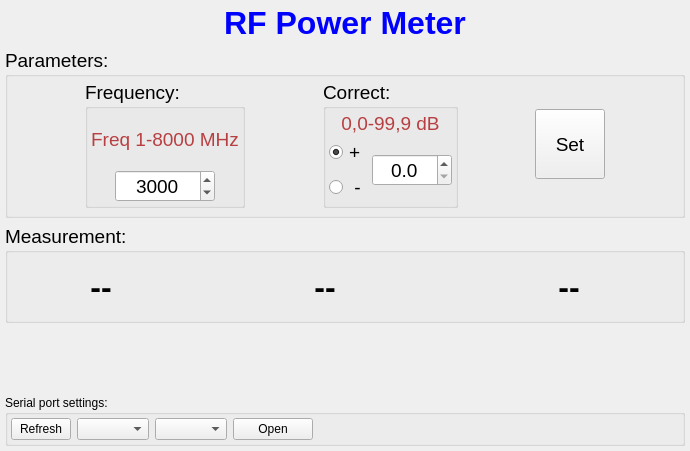
<?xml version="1.0" encoding="UTF-8"?>
<ui version="4.0">
 <class>MainWidget</class>
 <widget class="QWidget" name="MainWidget">
  <property name="geometry">
   <rect>
    <x>0</x>
    <y>0</y>
    <width>690</width>
    <height>444</height>
   </rect>
  </property>
  <property name="minimumSize">
   <size>
    <width>690</width>
    <height>0</height>
   </size>
  </property>
  <property name="maximumSize">
   <size>
    <width>700</width>
    <height>500</height>
   </size>
  </property>
  <property name="windowTitle">
   <string>RF Power Meter v1.0</string>
  </property>
  <layout class="QVBoxLayout" name="verticalLayout_4">
   <property name="spacing">
    <number>5</number>
   </property>
   <property name="leftMargin">
    <number>5</number>
   </property>
   <property name="topMargin">
    <number>5</number>
   </property>
   <property name="rightMargin">
    <number>5</number>
   </property>
   <property name="bottomMargin">
    <number>5</number>
   </property>
   <item>
    <widget class="QWidget" name="widget_2" native="true">
     <layout class="QVBoxLayout" name="verticalLayout">
      <property name="leftMargin">
       <number>0</number>
      </property>
      <property name="topMargin">
       <number>0</number>
      </property>
      <property name="rightMargin">
       <number>0</number>
      </property>
      <property name="bottomMargin">
       <number>0</number>
      </property>
      <item>
       <widget class="QLabel" name="label_4">
        <property name="text">
         <string>&lt;html&gt;&lt;head/&gt;&lt;body&gt;&lt;p&gt;&lt;span style=&quot; font-size:24pt; font-weight:600; color:#0000ff;&quot;&gt;RF Power Meter&lt;/span&gt;&lt;/p&gt;&lt;/body&gt;&lt;/html&gt;</string>
        </property>
        <property name="alignment">
         <set>Qt::AlignCenter</set>
        </property>
       </widget>
      </item>
      <item>
       <widget class="QGroupBox" name="groupBox_4">
        <property name="font">
         <font>
          <pointsize>14</pointsize>
         </font>
        </property>
        <property name="title">
         <string>Parameters:</string>
        </property>
        <layout class="QHBoxLayout" name="horizontalLayout_3">
         <property name="spacing">
          <number>3</number>
         </property>
         <property name="leftMargin">
          <number>3</number>
         </property>
         <property name="topMargin">
          <number>3</number>
         </property>
         <property name="rightMargin">
          <number>3</number>
         </property>
         <property name="bottomMargin">
          <number>7</number>
         </property>
         <item>
          <spacer name="horizontalSpacer_5">
           <property name="orientation">
            <enum>Qt::Horizontal</enum>
           </property>
           <property name="sizeHint" stdset="0">
            <size>
             <width>40</width>
             <height>20</height>
            </size>
           </property>
          </spacer>
         </item>
         <item>
          <widget class="QGroupBox" name="groupBox_5">
           <property name="title">
            <string>Frequency:</string>
           </property>
           <layout class="QVBoxLayout" name="verticalLayout_3">
            <property name="spacing">
             <number>3</number>
            </property>
            <property name="leftMargin">
             <number>3</number>
            </property>
            <property name="topMargin">
             <number>3</number>
            </property>
            <property name="rightMargin">
             <number>3</number>
            </property>
            <property name="bottomMargin">
             <number>3</number>
            </property>
            <item>
             <widget class="QLabel" name="label_2">
              <property name="text">
               <string>&lt;html&gt;&lt;head/&gt;&lt;body&gt;&lt;p&gt;&lt;span style=&quot; font-size:14pt; color:#b83f41;&quot;&gt;Freq 1-8000 MHz&lt;/span&gt;&lt;/p&gt;&lt;/body&gt;&lt;/html&gt;</string>
              </property>
              <property name="alignment">
               <set>Qt::AlignCenter</set>
              </property>
             </widget>
            </item>
            <item>
             <layout class="QHBoxLayout" name="horizontalLayout_5">
              <item>
               <spacer name="horizontalSpacer_4">
                <property name="orientation">
                 <enum>Qt::Horizontal</enum>
                </property>
                <property name="sizeHint" stdset="0">
                 <size>
                  <width>13</width>
                  <height>20</height>
                 </size>
                </property>
               </spacer>
              </item>
              <item>
               <widget class="QSpinBox" name="sbFreq">
                <property name="minimumSize">
                 <size>
                  <width>100</width>
                  <height>0</height>
                 </size>
                </property>
                <property name="font">
                 <font>
                  <pointsize>14</pointsize>
                 </font>
                </property>
                <property name="alignment">
                 <set>Qt::AlignCenter</set>
                </property>
                <property name="minimum">
                 <number>1</number>
                </property>
                <property name="maximum">
                 <number>8000</number>
                </property>
                <property name="singleStep">
                 <number>100</number>
                </property>
                <property name="value">
                 <number>3000</number>
                </property>
               </widget>
              </item>
              <item>
               <spacer name="horizontalSpacer_8">
                <property name="orientation">
                 <enum>Qt::Horizontal</enum>
                </property>
                <property name="sizeHint" stdset="0">
                 <size>
                  <width>17</width>
                  <height>20</height>
                 </size>
                </property>
               </spacer>
              </item>
             </layout>
            </item>
           </layout>
          </widget>
         </item>
         <item>
          <spacer name="horizontalSpacer_7">
           <property name="orientation">
            <enum>Qt::Horizontal</enum>
           </property>
           <property name="sizeHint" stdset="0">
            <size>
             <width>40</width>
             <height>20</height>
            </size>
           </property>
          </spacer>
         </item>
         <item>
          <widget class="QGroupBox" name="groupBox_6">
           <property name="title">
            <string>Correct:</string>
           </property>
           <layout class="QVBoxLayout" name="verticalLayout_5">
            <property name="spacing">
             <number>3</number>
            </property>
            <property name="leftMargin">
             <number>3</number>
            </property>
            <property name="topMargin">
             <number>3</number>
            </property>
            <property name="rightMargin">
             <number>3</number>
            </property>
            <property name="bottomMargin">
             <number>3</number>
            </property>
            <item>
             <widget class="QLabel" name="label_3">
              <property name="text">
               <string>&lt;html&gt;&lt;head/&gt;&lt;body&gt;&lt;p&gt;&lt;span style=&quot; font-size:14pt; color:#b83f41;&quot;&gt;0,0-99,9 dB&lt;/span&gt;&lt;/p&gt;&lt;/body&gt;&lt;/html&gt;</string>
              </property>
              <property name="alignment">
               <set>Qt::AlignCenter</set>
              </property>
             </widget>
            </item>
            <item>
             <layout class="QHBoxLayout" name="horizontalLayout_4">
              <item>
               <layout class="QVBoxLayout" name="verticalLayout_7">
                <item>
                 <widget class="QRadioButton" name="rbPlus">
                  <property name="text">
                   <string>+</string>
                  </property>
                  <property name="checked">
                   <bool>true</bool>
                  </property>
                 </widget>
                </item>
                <item>
                 <widget class="QRadioButton" name="rbMinus">
                  <property name="text">
                   <string> -</string>
                  </property>
                 </widget>
                </item>
               </layout>
              </item>
              <item>
               <widget class="QDoubleSpinBox" name="sbCor">
                <property name="minimumSize">
                 <size>
                  <width>80</width>
                  <height>0</height>
                 </size>
                </property>
                <property name="font">
                 <font>
                  <pointsize>14</pointsize>
                 </font>
                </property>
                <property name="alignment">
                 <set>Qt::AlignCenter</set>
                </property>
                <property name="decimals">
                 <number>1</number>
                </property>
                <property name="maximum">
                 <double>99.900000000000006</double>
                </property>
                <property name="singleStep">
                 <double>0.100000000000000</double>
                </property>
               </widget>
              </item>
             </layout>
            </item>
           </layout>
          </widget>
         </item>
         <item>
          <spacer name="horizontalSpacer_6">
           <property name="orientation">
            <enum>Qt::Horizontal</enum>
           </property>
           <property name="sizeHint" stdset="0">
            <size>
             <width>40</width>
             <height>20</height>
            </size>
           </property>
          </spacer>
         </item>
         <item>
          <widget class="QPushButton" name="pbSet">
           <property name="minimumSize">
            <size>
             <width>70</width>
             <height>70</height>
            </size>
           </property>
           <property name="maximumSize">
            <size>
             <width>70</width>
             <height>70</height>
            </size>
           </property>
           <property name="font">
            <font>
             <pointsize>14</pointsize>
            </font>
           </property>
           <property name="text">
            <string>Set</string>
           </property>
          </widget>
         </item>
         <item>
          <spacer name="horizontalSpacer_9">
           <property name="orientation">
            <enum>Qt::Horizontal</enum>
           </property>
           <property name="sizeHint" stdset="0">
            <size>
             <width>40</width>
             <height>20</height>
            </size>
           </property>
          </spacer>
         </item>
        </layout>
       </widget>
      </item>
      <item>
       <widget class="QGroupBox" name="gbMeasurement">
        <property name="font">
         <font>
          <pointsize>14</pointsize>
         </font>
        </property>
        <property name="title">
         <string>Measurement:</string>
        </property>
        <layout class="QHBoxLayout" name="horizontalLayout_2">
         <property name="leftMargin">
          <number>3</number>
         </property>
         <property name="topMargin">
          <number>3</number>
         </property>
         <property name="rightMargin">
          <number>3</number>
         </property>
         <property name="bottomMargin">
          <number>3</number>
         </property>
         <item>
          <widget class="QWidget" name="wMeasurement" native="true">
           <property name="minimumSize">
            <size>
             <width>560</width>
             <height>61</height>
            </size>
           </property>
           <layout class="QHBoxLayout" name="horizontalLayout_6">
            <property name="spacing">
             <number>3</number>
            </property>
            <property name="leftMargin">
             <number>0</number>
            </property>
            <property name="topMargin">
             <number>0</number>
            </property>
            <property name="rightMargin">
             <number>0</number>
            </property>
            <property name="bottomMargin">
             <number>0</number>
            </property>
            <item>
             <widget class="QLabel" name="lStatus1">
              <property name="minimumSize">
               <size>
                <width>180</width>
                <height>0</height>
               </size>
              </property>
              <property name="font">
               <font>
                <pointsize>24</pointsize>
                <weight>75</weight>
                <bold>true</bold>
               </font>
              </property>
              <property name="text">
               <string>--</string>
              </property>
              <property name="alignment">
               <set>Qt::AlignCenter</set>
              </property>
             </widget>
            </item>
            <item>
             <spacer name="horizontalSpacer_2">
              <property name="orientation">
               <enum>Qt::Horizontal</enum>
              </property>
              <property name="sizeType">
               <enum>QSizePolicy::MinimumExpanding</enum>
              </property>
              <property name="sizeHint" stdset="0">
               <size>
                <width>5</width>
                <height>20</height>
               </size>
              </property>
             </spacer>
            </item>
            <item>
             <widget class="QLabel" name="lStatus2">
              <property name="minimumSize">
               <size>
                <width>230</width>
                <height>0</height>
               </size>
              </property>
              <property name="font">
               <font>
                <pointsize>24</pointsize>
                <weight>75</weight>
                <bold>true</bold>
               </font>
              </property>
              <property name="text">
               <string>--</string>
              </property>
              <property name="alignment">
               <set>Qt::AlignCenter</set>
              </property>
             </widget>
            </item>
            <item>
             <spacer name="horizontalSpacer_3">
              <property name="orientation">
               <enum>Qt::Horizontal</enum>
              </property>
              <property name="sizeType">
               <enum>QSizePolicy::MinimumExpanding</enum>
              </property>
              <property name="sizeHint" stdset="0">
               <size>
                <width>5</width>
                <height>20</height>
               </size>
              </property>
             </spacer>
            </item>
            <item>
             <widget class="QLabel" name="lStatus3">
              <property name="minimumSize">
               <size>
                <width>220</width>
                <height>0</height>
               </size>
              </property>
              <property name="font">
               <font>
                <pointsize>24</pointsize>
                <weight>75</weight>
                <bold>true</bold>
               </font>
              </property>
              <property name="text">
               <string>--</string>
              </property>
              <property name="alignment">
               <set>Qt::AlignCenter</set>
              </property>
             </widget>
            </item>
           </layout>
          </widget>
         </item>
        </layout>
       </widget>
      </item>
      <item>
       <widget class="Graph" name="wGraph" native="true">
        <property name="sizePolicy">
         <sizepolicy hsizetype="Preferred" vsizetype="MinimumExpanding">
          <horstretch>0</horstretch>
          <verstretch>0</verstretch>
         </sizepolicy>
        </property>
        <property name="minimumSize">
         <size>
          <width>0</width>
          <height>60</height>
         </size>
        </property>
       </widget>
      </item>
      <item>
       <widget class="QGroupBox" name="groupBox">
        <property name="title">
         <string>Serial port settings:</string>
        </property>
        <layout class="QHBoxLayout" name="horizontalLayout">
         <property name="leftMargin">
          <number>3</number>
         </property>
         <property name="topMargin">
          <number>3</number>
         </property>
         <property name="rightMargin">
          <number>3</number>
         </property>
         <property name="bottomMargin">
          <number>3</number>
         </property>
         <item>
          <widget class="QPushButton" name="pbPortAutoRefresh">
           <property name="maximumSize">
            <size>
             <width>60</width>
             <height>16777215</height>
            </size>
           </property>
           <property name="toolTip">
            <string>Обновлять список портов</string>
           </property>
           <property name="text">
            <string>Refresh</string>
           </property>
           <property name="checkable">
            <bool>true</bool>
           </property>
          </widget>
         </item>
         <item>
          <widget class="QComboBox" name="cbPort">
           <property name="toolTip">
            <string>Порт</string>
           </property>
           <property name="statusTip">
            <string/>
           </property>
          </widget>
         </item>
         <item>
          <widget class="QComboBox" name="cbSpeed">
           <property name="toolTip">
            <string>Скорость</string>
           </property>
           <property name="statusTip">
            <string/>
           </property>
          </widget>
         </item>
         <item>
          <widget class="QPushButton" name="pbPortOpen">
           <property name="text">
            <string>Open</string>
           </property>
          </widget>
         </item>
         <item>
          <widget class="QLabel" name="lStatus">
           <property name="minimumSize">
            <size>
             <width>21</width>
             <height>0</height>
            </size>
           </property>
           <property name="text">
            <string/>
           </property>
          </widget>
         </item>
         <item>
          <spacer name="horizontalSpacer">
           <property name="orientation">
            <enum>Qt::Horizontal</enum>
           </property>
           <property name="sizeHint" stdset="0">
            <size>
             <width>40</width>
             <height>20</height>
            </size>
           </property>
          </spacer>
         </item>
        </layout>
       </widget>
      </item>
     </layout>
    </widget>
   </item>
  </layout>
 </widget>
 <layoutdefault spacing="6" margin="11"/>
 <customwidgets>
  <customwidget>
   <class>Graph</class>
   <extends>QWidget</extends>
   <header>mainwidget.h</header>
   <container>1</container>
  </customwidget>
 </customwidgets>
 <resources/>
 <connections/>
</ui>
